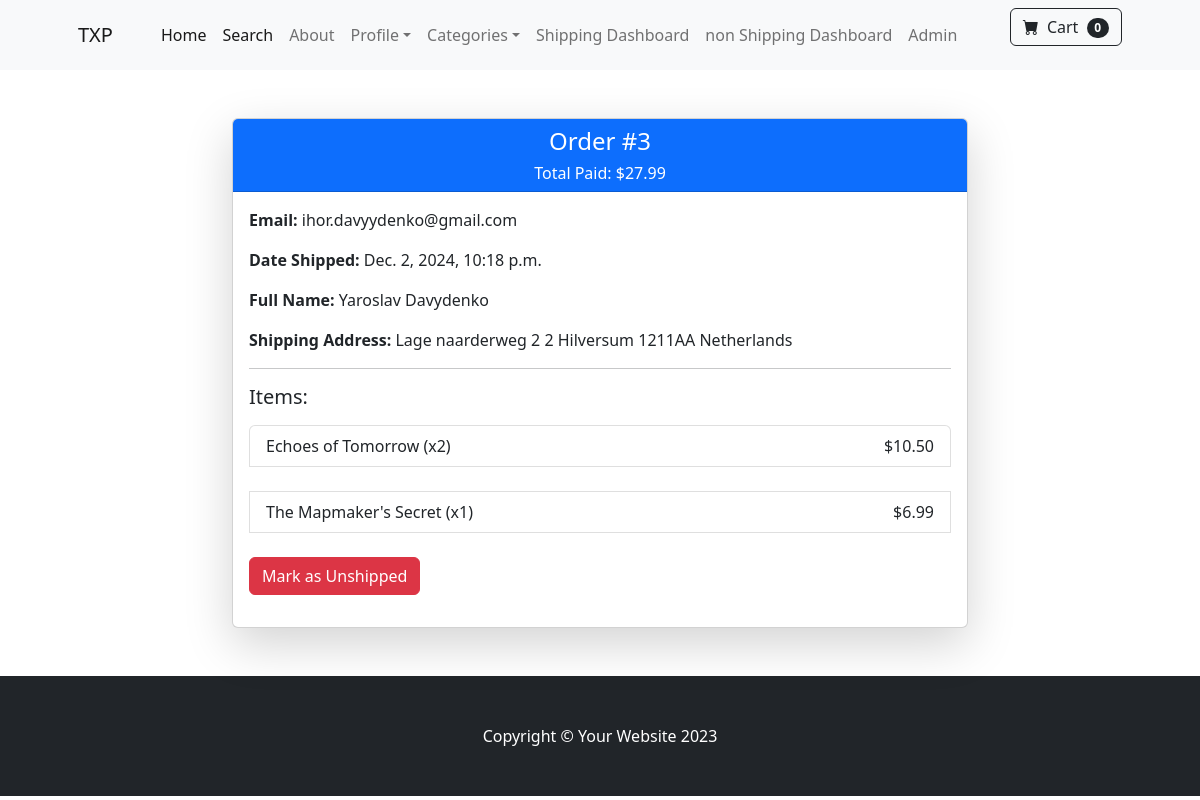
/payment/order/3 (signed in), run on an earlier commit of the app's database.
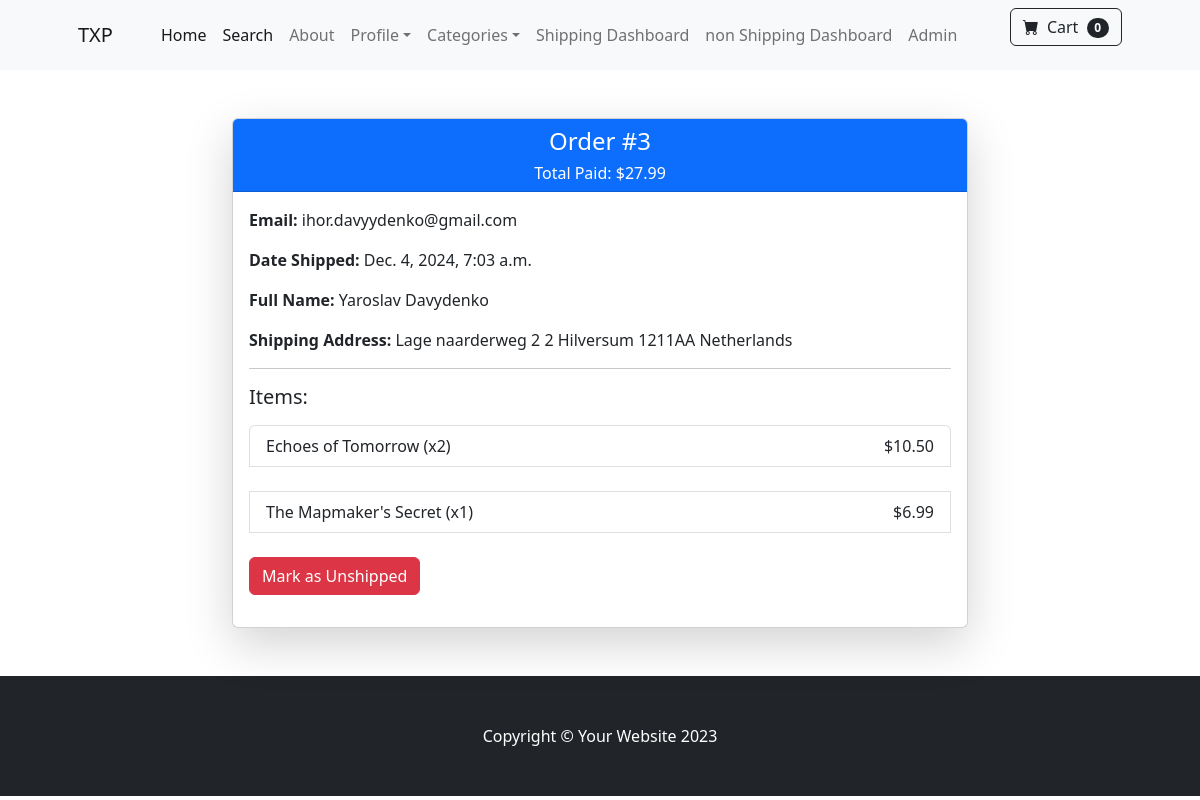
And on a later commit of the database.
### payment/models.py (models this page shows, shortened)
class Order(models.Model):
    user = models.ForeignKey(User, on_delete=models.CASCADE, null=True, blank=True)
    full_name = models.CharField(max_length=255)
    email = models.EmailField(max_length=255)
    shipping_address = models.TextField(max_length=255)
    amount_paid = models.DecimalField(max_digits=15, decimal_places=2)
    date_ordered = models.DateTimeField(auto_now_add=True)
    is_shipped = models.BooleanField(default=False)
    date_shipped = models.DateTimeField(blank=True, null=True)

### payment/views.py (the view, shortened to what this page needs)
# urls.py: path('order/<int:pk>', views.orders, name='orders')
def orders(request, pk):
    if request.user.is_authenticated and request.user.is_superuser:
        order = Order.objects.get(id=pk)
        items = OrderItem.objects.filter(order=pk)
        context = {'order': order,
                   'items': items}
        return render(request, 'payment/orders.html', context)
    else:
        messages.success(request, 'Access Denied')
        return redirect('home')

### cart/cart.py (called while the page is built)
    def __len__(self):
        return len(self.cart)

### cart/context_processors.py (called while the page is built)
def cart(request):
    cart = Cart(request)
    return {'cart': cart}

### store/models.py (called while the page is built)
    def __str__(self):
        return self.name

### payment/templates/payment/orders.html (shortened to what this page needs)
{% extends 'base.html' %}
{% block content %}
<div class="container my-5">
    <div class="row justify-content-center">
        <div class="col-md-8">
            <div class="card shadow-lg">
                <div class="card-header bg-primary text-white text-center">
                    <h4>Order #{{ order.id }}</h4>
                    <h6 class="mb-0">Total Paid: ${{ order.amount_paid }}</h6>
                </div>
                <div class="card-body">
                    <p><strong>Email:</strong> {{ order.email }}</p>
                    {% if order.is_shipped %}
                    <p><strong>Date Shipped:</strong> {{ order.date_shipped }}</p>
                    {% else %}
                    <p><strong>Date Ordered:</strong> {{ order.date_ordered }}</p>
                    {% endif %}
                    <p><strong>Full Name:</strong> {{ order.full_name }}</p>
                    <p><strong>Shipping Address:</strong> {{ order.shipping_address }}</p>
                    <hr>
                    <h5 class="mb-3">Items:</h5>
                    <ul class="list-group">
                        {% for i in items %}
                        <li class="list-group-item d-flex justify-content-between align-items-center">
                            <span>{{ i.product }} (x{{ i.quantity }})</span>
                            <span>${{ i.price }}</span>
                        </li>
                        <br/>
                        {% endfor %}
                        <form method="post">
                            {% if not order.is_shipped %}
                            <input type="hidden" name="shipping_status" value="true">
                            <button type="submit" class="btn btn-success">Mark as Shipped</button>
                            {% else %}
                            <button type="submit" class="btn btn-danger">Mark as Unshipped</button>
                            {% endif %}
                        </form>
                    </ul>
                </div>
            </div>
        </div>
    </div>
</div>
{% endblock %}

What changed in the data, as far as the page shows it:
changed Order "ihor.davyydenko@gmail.com": date_shipped "Dec. 2, 2024, 10:18 p.m." → "Dec. 4, 2024, 7:03 a.m."
